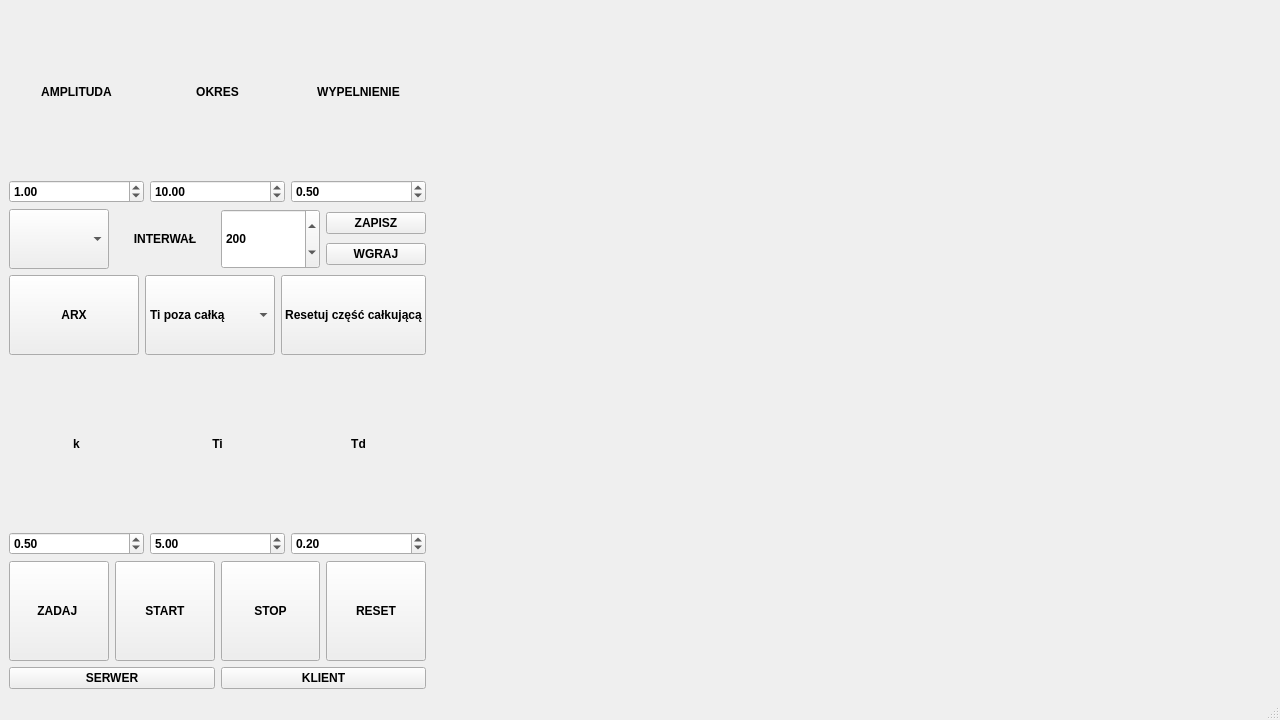
<?xml version="1.0" encoding="UTF-8"?>
<ui version="4.0">
 <class>MainWindow</class>
 <widget class="QMainWindow" name="MainWindow">
  <property name="geometry">
   <rect>
    <x>0</x>
    <y>0</y>
    <width>1280</width>
    <height>720</height>
   </rect>
  </property>
  <property name="minimumSize">
   <size>
    <width>1280</width>
    <height>720</height>
   </size>
  </property>
  <property name="maximumSize">
   <size>
    <width>3840</width>
    <height>2160</height>
   </size>
  </property>
  <property name="font">
   <font>
    <family>Arial</family>
    <bold>true</bold>
   </font>
  </property>
  <property name="windowTitle">
   <string>UAR - PROJEKT</string>
  </property>
  <property name="layoutDirection">
   <enum>Qt::LeftToRight</enum>
  </property>
  <property name="autoFillBackground">
   <bool>true</bool>
  </property>
  <widget class="QWidget" name="centralwidget">
   <layout class="QGridLayout" name="gridLayout">
    <item row="3" column="1" rowspan="3">
     <layout class="QVBoxLayout" name="verticalLayoutPID"/>
    </item>
    <item row="3" column="0">
     <layout class="QGridLayout" name="gridLayout_2">
      <item row="0" column="1">
       <widget class="QLabel" name="label_5">
        <property name="autoFillBackground">
         <bool>true</bool>
        </property>
        <property name="text">
         <string>k</string>
        </property>
        <property name="alignment">
         <set>Qt::AlignCenter</set>
        </property>
       </widget>
      </item>
      <item row="0" column="2">
       <widget class="QLabel" name="label_6">
        <property name="maximumSize">
         <size>
          <width>16777215</width>
          <height>300</height>
         </size>
        </property>
        <property name="autoFillBackground">
         <bool>true</bool>
        </property>
        <property name="text">
         <string>Ti</string>
        </property>
        <property name="alignment">
         <set>Qt::AlignCenter</set>
        </property>
       </widget>
      </item>
      <item row="1" column="2">
       <widget class="QDoubleSpinBox" name="spinBoxTi">
        <property name="autoFillBackground">
         <bool>true</bool>
        </property>
        <property name="minimum">
         <double>-100.000000000000000</double>
        </property>
        <property name="maximum">
         <double>100.000000000000000</double>
        </property>
        <property name="singleStep">
         <double>0.100000000000000</double>
        </property>
        <property name="value">
         <double>5.000000000000000</double>
        </property>
       </widget>
      </item>
      <item row="1" column="1">
       <widget class="QDoubleSpinBox" name="spinBoxK">
        <property name="autoFillBackground">
         <bool>true</bool>
        </property>
        <property name="minimum">
         <double>-100.000000000000000</double>
        </property>
        <property name="maximum">
         <double>100.000000000000000</double>
        </property>
        <property name="singleStep">
         <double>0.100000000000000</double>
        </property>
        <property name="value">
         <double>0.500000000000000</double>
        </property>
       </widget>
      </item>
      <item row="1" column="3">
       <widget class="QDoubleSpinBox" name="spinBoxTd">
        <property name="autoFillBackground">
         <bool>true</bool>
        </property>
        <property name="minimum">
         <double>-100.000000000000000</double>
        </property>
        <property name="maximum">
         <double>100.000000000000000</double>
        </property>
        <property name="singleStep">
         <double>0.100000000000000</double>
        </property>
        <property name="value">
         <double>0.200000000000000</double>
        </property>
       </widget>
      </item>
      <item row="0" column="3">
       <widget class="QLabel" name="label_7">
        <property name="sizePolicy">
         <sizepolicy hsizetype="Preferred" vsizetype="Preferred">
          <horstretch>0</horstretch>
          <verstretch>0</verstretch>
         </sizepolicy>
        </property>
        <property name="minimumSize">
         <size>
          <width>0</width>
          <height>50</height>
         </size>
        </property>
        <property name="layoutDirection">
         <enum>Qt::LeftToRight</enum>
        </property>
        <property name="autoFillBackground">
         <bool>true</bool>
        </property>
        <property name="frameShape">
         <enum>QFrame::NoFrame</enum>
        </property>
        <property name="text">
         <string>Td</string>
        </property>
        <property name="alignment">
         <set>Qt::AlignCenter</set>
        </property>
       </widget>
      </item>
     </layout>
    </item>
    <item row="0" column="0">
     <layout class="QGridLayout" name="gridLayout_3">
      <item row="1" column="0">
       <widget class="QDoubleSpinBox" name="spinBoxAmplituda">
        <property name="minimumSize">
         <size>
          <width>134</width>
          <height>23</height>
         </size>
        </property>
        <property name="decimals">
         <number>2</number>
        </property>
        <property name="maximum">
         <double>100.000000000000000</double>
        </property>
        <property name="singleStep">
         <double>0.100000000000000</double>
        </property>
        <property name="value">
         <double>1.000000000000000</double>
        </property>
       </widget>
      </item>
      <item row="0" column="0">
       <widget class="QLabel" name="label_8">
        <property name="sizePolicy">
         <sizepolicy hsizetype="Minimum" vsizetype="Minimum">
          <horstretch>0</horstretch>
          <verstretch>0</verstretch>
         </sizepolicy>
        </property>
        <property name="minimumSize">
         <size>
          <width>134</width>
          <height>123</height>
         </size>
        </property>
        <property name="layoutDirection">
         <enum>Qt::LeftToRight</enum>
        </property>
        <property name="autoFillBackground">
         <bool>true</bool>
        </property>
        <property name="lineWidth">
         <number>2</number>
        </property>
        <property name="text">
         <string>AMPLITUDA</string>
        </property>
        <property name="alignment">
         <set>Qt::AlignCenter</set>
        </property>
       </widget>
      </item>
      <item row="0" column="2">
       <widget class="QLabel" name="label_10">
        <property name="minimumSize">
         <size>
          <width>134</width>
          <height>123</height>
         </size>
        </property>
        <property name="autoFillBackground">
         <bool>true</bool>
        </property>
        <property name="text">
         <string>WYPELNIENIE</string>
        </property>
        <property name="alignment">
         <set>Qt::AlignCenter</set>
        </property>
       </widget>
      </item>
      <item row="1" column="2">
       <widget class="QDoubleSpinBox" name="spinBoxWypelnienie">
        <property name="minimumSize">
         <size>
          <width>134</width>
          <height>23</height>
         </size>
        </property>
        <property name="maximum">
         <double>1.000000000000000</double>
        </property>
        <property name="singleStep">
         <double>0.010000000000000</double>
        </property>
        <property name="value">
         <double>0.500000000000000</double>
        </property>
       </widget>
      </item>
      <item row="1" column="1">
       <widget class="QDoubleSpinBox" name="spinBoxOkres">
        <property name="minimumSize">
         <size>
          <width>135</width>
          <height>23</height>
         </size>
        </property>
        <property name="minimum">
         <double>0.000000000000000</double>
        </property>
        <property name="maximum">
         <double>100.000000000000000</double>
        </property>
        <property name="singleStep">
         <double>0.100000000000000</double>
        </property>
        <property name="value">
         <double>10.000000000000000</double>
        </property>
       </widget>
      </item>
      <item row="0" column="1">
       <widget class="QLabel" name="label_9">
        <property name="minimumSize">
         <size>
          <width>135</width>
          <height>123</height>
         </size>
        </property>
        <property name="autoFillBackground">
         <bool>true</bool>
        </property>
        <property name="text">
         <string>OKRES</string>
        </property>
        <property name="alignment">
         <set>Qt::AlignCenter</set>
        </property>
       </widget>
      </item>
     </layout>
    </item>
    <item row="1" column="0">
     <layout class="QGridLayout" name="gridLayout_5">
      <property name="sizeConstraint">
       <enum>QLayout::SetMinimumSize</enum>
      </property>
      <item row="0" column="2">
       <widget class="QSpinBox" name="spinBoxInterwal">
        <property name="minimumSize">
         <size>
          <width>0</width>
          <height>60</height>
         </size>
        </property>
        <property name="autoFillBackground">
         <bool>true</bool>
        </property>
        <property name="minimum">
         <number>50</number>
        </property>
        <property name="maximum">
         <number>1000</number>
        </property>
        <property name="value">
         <number>200</number>
        </property>
       </widget>
      </item>
      <item row="0" column="0">
       <widget class="QComboBox" name="signalTypeComboBox">
        <property name="minimumSize">
         <size>
          <width>0</width>
          <height>60</height>
         </size>
        </property>
        <property name="autoFillBackground">
         <bool>true</bool>
        </property>
       </widget>
      </item>
      <item row="0" column="1">
       <widget class="QLabel" name="label_14">
        <property name="minimumSize">
         <size>
          <width>0</width>
          <height>60</height>
         </size>
        </property>
        <property name="layoutDirection">
         <enum>Qt::RightToLeft</enum>
        </property>
        <property name="autoFillBackground">
         <bool>true</bool>
        </property>
        <property name="text">
         <string>INTERWAŁ</string>
        </property>
        <property name="alignment">
         <set>Qt::AlignCenter</set>
        </property>
       </widget>
      </item>
      <item row="0" column="3">
       <layout class="QVBoxLayout" name="verticalLayout_2">
        <item>
         <widget class="QPushButton" name="saveButton">
          <property name="text">
           <string>ZAPISZ</string>
          </property>
         </widget>
        </item>
        <item>
         <widget class="QPushButton" name="loadButton">
          <property name="text">
           <string>WGRAJ</string>
          </property>
         </widget>
        </item>
       </layout>
      </item>
     </layout>
    </item>
    <item row="2" column="0">
     <layout class="QHBoxLayout" name="horizontalLayout_2">
      <item>
       <widget class="QPushButton" name="pushButtonARX">
        <property name="minimumSize">
         <size>
          <width>0</width>
          <height>80</height>
         </size>
        </property>
        <property name="text">
         <string>ARX</string>
        </property>
       </widget>
      </item>
      <item>
       <widget class="QComboBox" name="comboBoxSposobCalkowania">
        <property name="minimumSize">
         <size>
          <width>0</width>
          <height>80</height>
         </size>
        </property>
        <item>
         <property name="text">
          <string>Ti poza całką</string>
         </property>
        </item>
        <item>
         <property name="text">
          <string>Ti pod całką</string>
         </property>
        </item>
       </widget>
      </item>
      <item>
       <widget class="QPushButton" name="pushButtonResetCalka">
        <property name="minimumSize">
         <size>
          <width>0</width>
          <height>80</height>
         </size>
        </property>
        <property name="text">
         <string>Resetuj część całkującą</string>
        </property>
       </widget>
      </item>
     </layout>
    </item>
    <item row="0" column="1" rowspan="3" colspan="2">
     <layout class="QVBoxLayout" name="verticalLayout">
      <property name="sizeConstraint">
       <enum>QLayout::SetDefaultConstraint</enum>
      </property>
     </layout>
    </item>
    <item row="5" column="0">
     <layout class="QHBoxLayout" name="horizontalLayout_3">
      <item>
       <widget class="QPushButton" name="butSerwer">
        <property name="text">
         <string>SERWER</string>
        </property>
       </widget>
      </item>
      <item>
       <widget class="QPushButton" name="butKlient">
        <property name="text">
         <string>KLIENT</string>
        </property>
       </widget>
      </item>
     </layout>
    </item>
    <item row="4" column="0">
     <layout class="QHBoxLayout" name="horizontalLayout">
      <item>
       <widget class="QPushButton" name="startButton">
        <property name="minimumSize">
         <size>
          <width>0</width>
          <height>100</height>
         </size>
        </property>
        <property name="autoFillBackground">
         <bool>true</bool>
        </property>
        <property name="text">
         <string>ZADAJ </string>
        </property>
       </widget>
      </item>
      <item>
       <widget class="QPushButton" name="wznowButton">
        <property name="minimumSize">
         <size>
          <width>0</width>
          <height>100</height>
         </size>
        </property>
        <property name="autoFillBackground">
         <bool>true</bool>
        </property>
        <property name="text">
         <string>START</string>
        </property>
       </widget>
      </item>
      <item>
       <widget class="QPushButton" name="stopButton">
        <property name="minimumSize">
         <size>
          <width>0</width>
          <height>100</height>
         </size>
        </property>
        <property name="autoFillBackground">
         <bool>true</bool>
        </property>
        <property name="text">
         <string>STOP</string>
        </property>
       </widget>
      </item>
      <item>
       <widget class="QPushButton" name="resetButton">
        <property name="minimumSize">
         <size>
          <width>0</width>
          <height>100</height>
         </size>
        </property>
        <property name="autoFillBackground">
         <bool>true</bool>
        </property>
        <property name="text">
         <string>RESET</string>
        </property>
       </widget>
      </item>
     </layout>
    </item>
    <item row="3" column="2" rowspan="3">
     <layout class="QVBoxLayout" name="verticalLayoutUchyb"/>
    </item>
   </layout>
  </widget>
  <widget class="QMenuBar" name="menubar">
   <property name="geometry">
    <rect>
     <x>0</x>
     <y>0</y>
     <width>1280</width>
     <height>22</height>
    </rect>
   </property>
  </widget>
  <widget class="QStatusBar" name="statusbar"/>
 </widget>
 <resources/>
 <connections/>
</ui>
